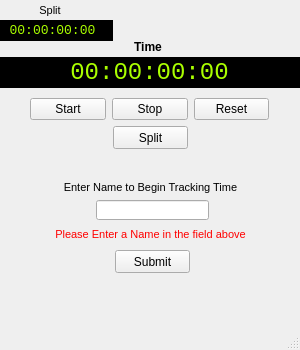
<?xml version="1.0" encoding="UTF-8"?>
<ui version="4.0">
 <class>MainWindow</class>
 <widget class="QMainWindow" name="MainWindow">
  <property name="geometry">
   <rect>
    <x>0</x>
    <y>0</y>
    <width>300</width>
    <height>350</height>
   </rect>
  </property>
  <property name="minimumSize">
   <size>
    <width>300</width>
    <height>350</height>
   </size>
  </property>
  <property name="maximumSize">
   <size>
    <width>300</width>
    <height>350</height>
   </size>
  </property>
  <property name="windowTitle">
   <string>Time</string>
  </property>
  <widget class="QWidget" name="centralwidget">
   <widget class="QLabel" name="time_display">
    <property name="geometry">
     <rect>
      <x>-11</x>
      <y>57</y>
      <width>321</width>
      <height>31</height>
     </rect>
    </property>
    <property name="palette">
     <palette>
      <active>
       <colorrole role="WindowText">
        <brush brushstyle="SolidPattern">
         <color alpha="255">
          <red>170</red>
          <green>255</green>
          <blue>0</blue>
         </color>
        </brush>
       </colorrole>
       <colorrole role="Button">
        <brush brushstyle="SolidPattern">
         <color alpha="255">
          <red>0</red>
          <green>0</green>
          <blue>0</blue>
         </color>
        </brush>
       </colorrole>
       <colorrole role="Light">
        <brush brushstyle="SolidPattern">
         <color alpha="255">
          <red>127</red>
          <green>255</green>
          <blue>127</blue>
         </color>
        </brush>
       </colorrole>
       <colorrole role="Midlight">
        <brush brushstyle="SolidPattern">
         <color alpha="255">
          <red>63</red>
          <green>255</green>
          <blue>63</blue>
         </color>
        </brush>
       </colorrole>
       <colorrole role="Dark">
        <brush brushstyle="SolidPattern">
         <color alpha="255">
          <red>0</red>
          <green>127</green>
          <blue>0</blue>
         </color>
        </brush>
       </colorrole>
       <colorrole role="Mid">
        <brush brushstyle="SolidPattern">
         <color alpha="255">
          <red>0</red>
          <green>170</green>
          <blue>0</blue>
         </color>
        </brush>
       </colorrole>
       <colorrole role="Text">
        <brush brushstyle="SolidPattern">
         <color alpha="255">
          <red>170</red>
          <green>255</green>
          <blue>0</blue>
         </color>
        </brush>
       </colorrole>
       <colorrole role="BrightText">
        <brush brushstyle="SolidPattern">
         <color alpha="255">
          <red>0</red>
          <green>0</green>
          <blue>0</blue>
         </color>
        </brush>
       </colorrole>
       <colorrole role="ButtonText">
        <brush brushstyle="SolidPattern">
         <color alpha="255">
          <red>170</red>
          <green>255</green>
          <blue>0</blue>
         </color>
        </brush>
       </colorrole>
       <colorrole role="Base">
        <brush brushstyle="SolidPattern">
         <color alpha="255">
          <red>0</red>
          <green>0</green>
          <blue>0</blue>
         </color>
        </brush>
       </colorrole>
       <colorrole role="Window">
        <brush brushstyle="SolidPattern">
         <color alpha="255">
          <red>0</red>
          <green>0</green>
          <blue>0</blue>
         </color>
        </brush>
       </colorrole>
       <colorrole role="Shadow">
        <brush brushstyle="SolidPattern">
         <color alpha="255">
          <red>0</red>
          <green>0</green>
          <blue>0</blue>
         </color>
        </brush>
       </colorrole>
       <colorrole role="HighlightedText">
        <brush brushstyle="SolidPattern">
         <color alpha="255">
          <red>0</red>
          <green>0</green>
          <blue>0</blue>
         </color>
        </brush>
       </colorrole>
       <colorrole role="AlternateBase">
        <brush brushstyle="SolidPattern">
         <color alpha="255">
          <red>127</red>
          <green>255</green>
          <blue>127</blue>
         </color>
        </brush>
       </colorrole>
       <colorrole role="ToolTipBase">
        <brush brushstyle="SolidPattern">
         <color alpha="255">
          <red>255</red>
          <green>255</green>
          <blue>220</blue>
         </color>
        </brush>
       </colorrole>
       <colorrole role="ToolTipText">
        <brush brushstyle="SolidPattern">
         <color alpha="255">
          <red>0</red>
          <green>0</green>
          <blue>0</blue>
         </color>
        </brush>
       </colorrole>
      </active>
      <inactive>
       <colorrole role="WindowText">
        <brush brushstyle="SolidPattern">
         <color alpha="255">
          <red>170</red>
          <green>255</green>
          <blue>0</blue>
         </color>
        </brush>
       </colorrole>
       <colorrole role="Button">
        <brush brushstyle="SolidPattern">
         <color alpha="255">
          <red>0</red>
          <green>0</green>
          <blue>0</blue>
         </color>
        </brush>
       </colorrole>
       <colorrole role="Light">
        <brush brushstyle="SolidPattern">
         <color alpha="255">
          <red>127</red>
          <green>255</green>
          <blue>127</blue>
         </color>
        </brush>
       </colorrole>
       <colorrole role="Midlight">
        <brush brushstyle="SolidPattern">
         <color alpha="255">
          <red>63</red>
          <green>255</green>
          <blue>63</blue>
         </color>
        </brush>
       </colorrole>
       <colorrole role="Dark">
        <brush brushstyle="SolidPattern">
         <color alpha="255">
          <red>0</red>
          <green>127</green>
          <blue>0</blue>
         </color>
        </brush>
       </colorrole>
       <colorrole role="Mid">
        <brush brushstyle="SolidPattern">
         <color alpha="255">
          <red>0</red>
          <green>170</green>
          <blue>0</blue>
         </color>
        </brush>
       </colorrole>
       <colorrole role="Text">
        <brush brushstyle="SolidPattern">
         <color alpha="255">
          <red>170</red>
          <green>255</green>
          <blue>0</blue>
         </color>
        </brush>
       </colorrole>
       <colorrole role="BrightText">
        <brush brushstyle="SolidPattern">
         <color alpha="255">
          <red>0</red>
          <green>0</green>
          <blue>0</blue>
         </color>
        </brush>
       </colorrole>
       <colorrole role="ButtonText">
        <brush brushstyle="SolidPattern">
         <color alpha="255">
          <red>170</red>
          <green>255</green>
          <blue>0</blue>
         </color>
        </brush>
       </colorrole>
       <colorrole role="Base">
        <brush brushstyle="SolidPattern">
         <color alpha="255">
          <red>0</red>
          <green>0</green>
          <blue>0</blue>
         </color>
        </brush>
       </colorrole>
       <colorrole role="Window">
        <brush brushstyle="SolidPattern">
         <color alpha="255">
          <red>0</red>
          <green>0</green>
          <blue>0</blue>
         </color>
        </brush>
       </colorrole>
       <colorrole role="Shadow">
        <brush brushstyle="SolidPattern">
         <color alpha="255">
          <red>0</red>
          <green>0</green>
          <blue>0</blue>
         </color>
        </brush>
       </colorrole>
       <colorrole role="HighlightedText">
        <brush brushstyle="SolidPattern">
         <color alpha="255">
          <red>0</red>
          <green>0</green>
          <blue>0</blue>
         </color>
        </brush>
       </colorrole>
       <colorrole role="AlternateBase">
        <brush brushstyle="SolidPattern">
         <color alpha="255">
          <red>127</red>
          <green>255</green>
          <blue>127</blue>
         </color>
        </brush>
       </colorrole>
       <colorrole role="ToolTipBase">
        <brush brushstyle="SolidPattern">
         <color alpha="255">
          <red>255</red>
          <green>255</green>
          <blue>220</blue>
         </color>
        </brush>
       </colorrole>
       <colorrole role="ToolTipText">
        <brush brushstyle="SolidPattern">
         <color alpha="255">
          <red>0</red>
          <green>0</green>
          <blue>0</blue>
         </color>
        </brush>
       </colorrole>
      </inactive>
      <disabled>
       <colorrole role="WindowText">
        <brush brushstyle="SolidPattern">
         <color alpha="255">
          <red>0</red>
          <green>127</green>
          <blue>0</blue>
         </color>
        </brush>
       </colorrole>
       <colorrole role="Button">
        <brush brushstyle="SolidPattern">
         <color alpha="255">
          <red>0</red>
          <green>0</green>
          <blue>0</blue>
         </color>
        </brush>
       </colorrole>
       <colorrole role="Light">
        <brush brushstyle="SolidPattern">
         <color alpha="255">
          <red>127</red>
          <green>255</green>
          <blue>127</blue>
         </color>
        </brush>
       </colorrole>
       <colorrole role="Midlight">
        <brush brushstyle="SolidPattern">
         <color alpha="255">
          <red>63</red>
          <green>255</green>
          <blue>63</blue>
         </color>
        </brush>
       </colorrole>
       <colorrole role="Dark">
        <brush brushstyle="SolidPattern">
         <color alpha="255">
          <red>0</red>
          <green>127</green>
          <blue>0</blue>
         </color>
        </brush>
       </colorrole>
       <colorrole role="Mid">
        <brush brushstyle="SolidPattern">
         <color alpha="255">
          <red>0</red>
          <green>170</green>
          <blue>0</blue>
         </color>
        </brush>
       </colorrole>
       <colorrole role="Text">
        <brush brushstyle="SolidPattern">
         <color alpha="255">
          <red>0</red>
          <green>127</green>
          <blue>0</blue>
         </color>
        </brush>
       </colorrole>
       <colorrole role="BrightText">
        <brush brushstyle="SolidPattern">
         <color alpha="255">
          <red>0</red>
          <green>0</green>
          <blue>0</blue>
         </color>
        </brush>
       </colorrole>
       <colorrole role="ButtonText">
        <brush brushstyle="SolidPattern">
         <color alpha="255">
          <red>0</red>
          <green>127</green>
          <blue>0</blue>
         </color>
        </brush>
       </colorrole>
       <colorrole role="Base">
        <brush brushstyle="SolidPattern">
         <color alpha="255">
          <red>0</red>
          <green>0</green>
          <blue>0</blue>
         </color>
        </brush>
       </colorrole>
       <colorrole role="Window">
        <brush brushstyle="SolidPattern">
         <color alpha="255">
          <red>0</red>
          <green>0</green>
          <blue>0</blue>
         </color>
        </brush>
       </colorrole>
       <colorrole role="Shadow">
        <brush brushstyle="SolidPattern">
         <color alpha="255">
          <red>0</red>
          <green>0</green>
          <blue>0</blue>
         </color>
        </brush>
       </colorrole>
       <colorrole role="HighlightedText">
        <brush brushstyle="SolidPattern">
         <color alpha="255">
          <red>0</red>
          <green>0</green>
          <blue>0</blue>
         </color>
        </brush>
       </colorrole>
       <colorrole role="AlternateBase">
        <brush brushstyle="SolidPattern">
         <color alpha="255">
          <red>0</red>
          <green>255</green>
          <blue>0</blue>
         </color>
        </brush>
       </colorrole>
       <colorrole role="ToolTipBase">
        <brush brushstyle="SolidPattern">
         <color alpha="255">
          <red>255</red>
          <green>255</green>
          <blue>220</blue>
         </color>
        </brush>
       </colorrole>
       <colorrole role="ToolTipText">
        <brush brushstyle="SolidPattern">
         <color alpha="255">
          <red>0</red>
          <green>0</green>
          <blue>0</blue>
         </color>
        </brush>
       </colorrole>
      </disabled>
     </palette>
    </property>
    <property name="font">
     <font>
      <family>Courier New</family>
      <pointsize>18</pointsize>
     </font>
    </property>
    <property name="autoFillBackground">
     <bool>true</bool>
    </property>
    <property name="text">
     <string>00:00:00:00</string>
    </property>
    <property name="alignment">
     <set>Qt::AlignCenter</set>
    </property>
   </widget>
   <widget class="QWidget" name="layoutWidget">
    <property name="geometry">
     <rect>
      <x>30</x>
      <y>97</y>
      <width>239</width>
      <height>25</height>
     </rect>
    </property>
    <layout class="QHBoxLayout" name="horizontalLayout">
     <item>
      <widget class="QPushButton" name="startButton">
       <property name="text">
        <string>Start</string>
       </property>
      </widget>
     </item>
     <item>
      <widget class="QPushButton" name="stopButton">
       <property name="text">
        <string>Stop</string>
       </property>
      </widget>
     </item>
     <item>
      <widget class="QPushButton" name="resetButton">
       <property name="text">
        <string>Reset</string>
       </property>
      </widget>
     </item>
    </layout>
   </widget>
   <widget class="QLabel" name="time_header">
    <property name="geometry">
     <rect>
      <x>126</x>
      <y>30</y>
      <width>44</width>
      <height>34</height>
     </rect>
    </property>
    <property name="font">
     <font>
      <pointsize>9</pointsize>
      <weight>75</weight>
      <bold>true</bold>
     </font>
    </property>
    <property name="text">
     <string>Time</string>
    </property>
    <property name="alignment">
     <set>Qt::AlignCenter</set>
    </property>
   </widget>
   <widget class="QLabel" name="split_display">
    <property name="geometry">
     <rect>
      <x>-8</x>
      <y>20</y>
      <width>121</width>
      <height>21</height>
     </rect>
    </property>
    <property name="palette">
     <palette>
      <active>
       <colorrole role="WindowText">
        <brush brushstyle="SolidPattern">
         <color alpha="255">
          <red>170</red>
          <green>255</green>
          <blue>0</blue>
         </color>
        </brush>
       </colorrole>
       <colorrole role="Button">
        <brush brushstyle="SolidPattern">
         <color alpha="255">
          <red>0</red>
          <green>0</green>
          <blue>0</blue>
         </color>
        </brush>
       </colorrole>
       <colorrole role="Light">
        <brush brushstyle="SolidPattern">
         <color alpha="255">
          <red>127</red>
          <green>255</green>
          <blue>127</blue>
         </color>
        </brush>
       </colorrole>
       <colorrole role="Midlight">
        <brush brushstyle="SolidPattern">
         <color alpha="255">
          <red>63</red>
          <green>255</green>
          <blue>63</blue>
         </color>
        </brush>
       </colorrole>
       <colorrole role="Dark">
        <brush brushstyle="SolidPattern">
         <color alpha="255">
          <red>0</red>
          <green>127</green>
          <blue>0</blue>
         </color>
        </brush>
       </colorrole>
       <colorrole role="Mid">
        <brush brushstyle="SolidPattern">
         <color alpha="255">
          <red>0</red>
          <green>170</green>
          <blue>0</blue>
         </color>
        </brush>
       </colorrole>
       <colorrole role="Text">
        <brush brushstyle="SolidPattern">
         <color alpha="255">
          <red>170</red>
          <green>255</green>
          <blue>0</blue>
         </color>
        </brush>
       </colorrole>
       <colorrole role="BrightText">
        <brush brushstyle="SolidPattern">
         <color alpha="255">
          <red>0</red>
          <green>0</green>
          <blue>0</blue>
         </color>
        </brush>
       </colorrole>
       <colorrole role="ButtonText">
        <brush brushstyle="SolidPattern">
         <color alpha="255">
          <red>170</red>
          <green>255</green>
          <blue>0</blue>
         </color>
        </brush>
       </colorrole>
       <colorrole role="Base">
        <brush brushstyle="SolidPattern">
         <color alpha="255">
          <red>0</red>
          <green>0</green>
          <blue>0</blue>
         </color>
        </brush>
       </colorrole>
       <colorrole role="Window">
        <brush brushstyle="SolidPattern">
         <color alpha="255">
          <red>0</red>
          <green>0</green>
          <blue>0</blue>
         </color>
        </brush>
       </colorrole>
       <colorrole role="Shadow">
        <brush brushstyle="SolidPattern">
         <color alpha="255">
          <red>0</red>
          <green>0</green>
          <blue>0</blue>
         </color>
        </brush>
       </colorrole>
       <colorrole role="HighlightedText">
        <brush brushstyle="SolidPattern">
         <color alpha="255">
          <red>0</red>
          <green>0</green>
          <blue>0</blue>
         </color>
        </brush>
       </colorrole>
       <colorrole role="AlternateBase">
        <brush brushstyle="SolidPattern">
         <color alpha="255">
          <red>127</red>
          <green>255</green>
          <blue>127</blue>
         </color>
        </brush>
       </colorrole>
       <colorrole role="ToolTipBase">
        <brush brushstyle="SolidPattern">
         <color alpha="255">
          <red>255</red>
          <green>255</green>
          <blue>220</blue>
         </color>
        </brush>
       </colorrole>
       <colorrole role="ToolTipText">
        <brush brushstyle="SolidPattern">
         <color alpha="255">
          <red>0</red>
          <green>0</green>
          <blue>0</blue>
         </color>
        </brush>
       </colorrole>
      </active>
      <inactive>
       <colorrole role="WindowText">
        <brush brushstyle="SolidPattern">
         <color alpha="255">
          <red>170</red>
          <green>255</green>
          <blue>0</blue>
         </color>
        </brush>
       </colorrole>
       <colorrole role="Button">
        <brush brushstyle="SolidPattern">
         <color alpha="255">
          <red>0</red>
          <green>0</green>
          <blue>0</blue>
         </color>
        </brush>
       </colorrole>
       <colorrole role="Light">
        <brush brushstyle="SolidPattern">
         <color alpha="255">
          <red>127</red>
          <green>255</green>
          <blue>127</blue>
         </color>
        </brush>
       </colorrole>
       <colorrole role="Midlight">
        <brush brushstyle="SolidPattern">
         <color alpha="255">
          <red>63</red>
          <green>255</green>
          <blue>63</blue>
         </color>
        </brush>
       </colorrole>
       <colorrole role="Dark">
        <brush brushstyle="SolidPattern">
         <color alpha="255">
          <red>0</red>
          <green>127</green>
          <blue>0</blue>
         </color>
        </brush>
       </colorrole>
       <colorrole role="Mid">
        <brush brushstyle="SolidPattern">
         <color alpha="255">
          <red>0</red>
          <green>170</green>
          <blue>0</blue>
         </color>
        </brush>
       </colorrole>
       <colorrole role="Text">
        <brush brushstyle="SolidPattern">
         <color alpha="255">
          <red>170</red>
          <green>255</green>
          <blue>0</blue>
         </color>
        </brush>
       </colorrole>
       <colorrole role="BrightText">
        <brush brushstyle="SolidPattern">
         <color alpha="255">
          <red>0</red>
          <green>0</green>
          <blue>0</blue>
         </color>
        </brush>
       </colorrole>
       <colorrole role="ButtonText">
        <brush brushstyle="SolidPattern">
         <color alpha="255">
          <red>170</red>
          <green>255</green>
          <blue>0</blue>
         </color>
        </brush>
       </colorrole>
       <colorrole role="Base">
        <brush brushstyle="SolidPattern">
         <color alpha="255">
          <red>0</red>
          <green>0</green>
          <blue>0</blue>
         </color>
        </brush>
       </colorrole>
       <colorrole role="Window">
        <brush brushstyle="SolidPattern">
         <color alpha="255">
          <red>0</red>
          <green>0</green>
          <blue>0</blue>
         </color>
        </brush>
       </colorrole>
       <colorrole role="Shadow">
        <brush brushstyle="SolidPattern">
         <color alpha="255">
          <red>0</red>
          <green>0</green>
          <blue>0</blue>
         </color>
        </brush>
       </colorrole>
       <colorrole role="HighlightedText">
        <brush brushstyle="SolidPattern">
         <color alpha="255">
          <red>0</red>
          <green>0</green>
          <blue>0</blue>
         </color>
        </brush>
       </colorrole>
       <colorrole role="AlternateBase">
        <brush brushstyle="SolidPattern">
         <color alpha="255">
          <red>127</red>
          <green>255</green>
          <blue>127</blue>
         </color>
        </brush>
       </colorrole>
       <colorrole role="ToolTipBase">
        <brush brushstyle="SolidPattern">
         <color alpha="255">
          <red>255</red>
          <green>255</green>
          <blue>220</blue>
         </color>
        </brush>
       </colorrole>
       <colorrole role="ToolTipText">
        <brush brushstyle="SolidPattern">
         <color alpha="255">
          <red>0</red>
          <green>0</green>
          <blue>0</blue>
         </color>
        </brush>
       </colorrole>
      </inactive>
      <disabled>
       <colorrole role="WindowText">
        <brush brushstyle="SolidPattern">
         <color alpha="255">
          <red>0</red>
          <green>127</green>
          <blue>0</blue>
         </color>
        </brush>
       </colorrole>
       <colorrole role="Button">
        <brush brushstyle="SolidPattern">
         <color alpha="255">
          <red>0</red>
          <green>0</green>
          <blue>0</blue>
         </color>
        </brush>
       </colorrole>
       <colorrole role="Light">
        <brush brushstyle="SolidPattern">
         <color alpha="255">
          <red>127</red>
          <green>255</green>
          <blue>127</blue>
         </color>
        </brush>
       </colorrole>
       <colorrole role="Midlight">
        <brush brushstyle="SolidPattern">
         <color alpha="255">
          <red>63</red>
          <green>255</green>
          <blue>63</blue>
         </color>
        </brush>
       </colorrole>
       <colorrole role="Dark">
        <brush brushstyle="SolidPattern">
         <color alpha="255">
          <red>0</red>
          <green>127</green>
          <blue>0</blue>
         </color>
        </brush>
       </colorrole>
       <colorrole role="Mid">
        <brush brushstyle="SolidPattern">
         <color alpha="255">
          <red>0</red>
          <green>170</green>
          <blue>0</blue>
         </color>
        </brush>
       </colorrole>
       <colorrole role="Text">
        <brush brushstyle="SolidPattern">
         <color alpha="255">
          <red>0</red>
          <green>127</green>
          <blue>0</blue>
         </color>
        </brush>
       </colorrole>
       <colorrole role="BrightText">
        <brush brushstyle="SolidPattern">
         <color alpha="255">
          <red>0</red>
          <green>0</green>
          <blue>0</blue>
         </color>
        </brush>
       </colorrole>
       <colorrole role="ButtonText">
        <brush brushstyle="SolidPattern">
         <color alpha="255">
          <red>0</red>
          <green>127</green>
          <blue>0</blue>
         </color>
        </brush>
       </colorrole>
       <colorrole role="Base">
        <brush brushstyle="SolidPattern">
         <color alpha="255">
          <red>0</red>
          <green>0</green>
          <blue>0</blue>
         </color>
        </brush>
       </colorrole>
       <colorrole role="Window">
        <brush brushstyle="SolidPattern">
         <color alpha="255">
          <red>0</red>
          <green>0</green>
          <blue>0</blue>
         </color>
        </brush>
       </colorrole>
       <colorrole role="Shadow">
        <brush brushstyle="SolidPattern">
         <color alpha="255">
          <red>0</red>
          <green>0</green>
          <blue>0</blue>
         </color>
        </brush>
       </colorrole>
       <colorrole role="HighlightedText">
        <brush brushstyle="SolidPattern">
         <color alpha="255">
          <red>0</red>
          <green>0</green>
          <blue>0</blue>
         </color>
        </brush>
       </colorrole>
       <colorrole role="AlternateBase">
        <brush brushstyle="SolidPattern">
         <color alpha="255">
          <red>0</red>
          <green>255</green>
          <blue>0</blue>
         </color>
        </brush>
       </colorrole>
       <colorrole role="ToolTipBase">
        <brush brushstyle="SolidPattern">
         <color alpha="255">
          <red>255</red>
          <green>255</green>
          <blue>220</blue>
         </color>
        </brush>
       </colorrole>
       <colorrole role="ToolTipText">
        <brush brushstyle="SolidPattern">
         <color alpha="255">
          <red>0</red>
          <green>0</green>
          <blue>0</blue>
         </color>
        </brush>
       </colorrole>
      </disabled>
     </palette>
    </property>
    <property name="font">
     <font>
      <family>Courier New</family>
      <pointsize>10</pointsize>
     </font>
    </property>
    <property name="autoFillBackground">
     <bool>true</bool>
    </property>
    <property name="text">
     <string>00:00:00:00</string>
    </property>
    <property name="alignment">
     <set>Qt::AlignCenter</set>
    </property>
   </widget>
   <widget class="QLabel" name="split_header">
    <property name="geometry">
     <rect>
      <x>28</x>
      <y>-7</y>
      <width>44</width>
      <height>34</height>
     </rect>
    </property>
    <property name="font">
     <font>
      <pointsize>8</pointsize>
      <weight>50</weight>
      <bold>false</bold>
     </font>
    </property>
    <property name="text">
     <string>Split</string>
    </property>
    <property name="alignment">
     <set>Qt::AlignCenter</set>
    </property>
   </widget>
   <widget class="QPushButton" name="splitButton">
    <property name="geometry">
     <rect>
      <x>113</x>
      <y>126</y>
      <width>75</width>
      <height>23</height>
     </rect>
    </property>
    <property name="text">
     <string>Split</string>
    </property>
   </widget>
   <widget class="QLineEdit" name="nameField">
    <property name="geometry">
     <rect>
      <x>96</x>
      <y>200</y>
      <width>113</width>
      <height>20</height>
     </rect>
    </property>
   </widget>
   <widget class="QLabel" name="enterName">
    <property name="geometry">
     <rect>
      <x>40</x>
      <y>170</y>
      <width>221</width>
      <height>34</height>
     </rect>
    </property>
    <property name="font">
     <font>
      <pointsize>8</pointsize>
      <weight>50</weight>
      <bold>false</bold>
     </font>
    </property>
    <property name="text">
     <string>Enter Name to Begin Tracking Time</string>
    </property>
    <property name="alignment">
     <set>Qt::AlignCenter</set>
    </property>
   </widget>
   <widget class="QLabel" name="errorText">
    <property name="geometry">
     <rect>
      <x>10</x>
      <y>217</y>
      <width>281</width>
      <height>34</height>
     </rect>
    </property>
    <property name="palette">
     <palette>
      <active>
       <colorrole role="WindowText">
        <brush brushstyle="SolidPattern">
         <color alpha="255">
          <red>255</red>
          <green>0</green>
          <blue>0</blue>
         </color>
        </brush>
       </colorrole>
      </active>
      <inactive>
       <colorrole role="WindowText">
        <brush brushstyle="SolidPattern">
         <color alpha="255">
          <red>255</red>
          <green>0</green>
          <blue>0</blue>
         </color>
        </brush>
       </colorrole>
      </inactive>
      <disabled>
       <colorrole role="WindowText">
        <brush brushstyle="SolidPattern">
         <color alpha="255">
          <red>120</red>
          <green>120</green>
          <blue>120</blue>
         </color>
        </brush>
       </colorrole>
      </disabled>
     </palette>
    </property>
    <property name="font">
     <font>
      <pointsize>8</pointsize>
      <weight>50</weight>
      <bold>false</bold>
     </font>
    </property>
    <property name="text">
     <string>Please Enter a Name in the field above</string>
    </property>
    <property name="alignment">
     <set>Qt::AlignCenter</set>
    </property>
   </widget>
   <widget class="QPushButton" name="submitButton">
    <property name="geometry">
     <rect>
      <x>115</x>
      <y>250</y>
      <width>75</width>
      <height>23</height>
     </rect>
    </property>
    <property name="text">
     <string>Submit</string>
    </property>
   </widget>
   <zorder>time_header</zorder>
   <zorder>time_display</zorder>
   <zorder>layoutWidget</zorder>
   <zorder>split_display</zorder>
   <zorder>split_header</zorder>
   <zorder>splitButton</zorder>
   <zorder>nameField</zorder>
   <zorder>enterName</zorder>
   <zorder>errorText</zorder>
   <zorder>submitButton</zorder>
  </widget>
  <widget class="QMenuBar" name="menubar">
   <property name="geometry">
    <rect>
     <x>0</x>
     <y>0</y>
     <width>300</width>
     <height>22</height>
    </rect>
   </property>
  </widget>
  <widget class="QStatusBar" name="statusbar"/>
 </widget>
 <resources/>
 <connections/>
</ui>
